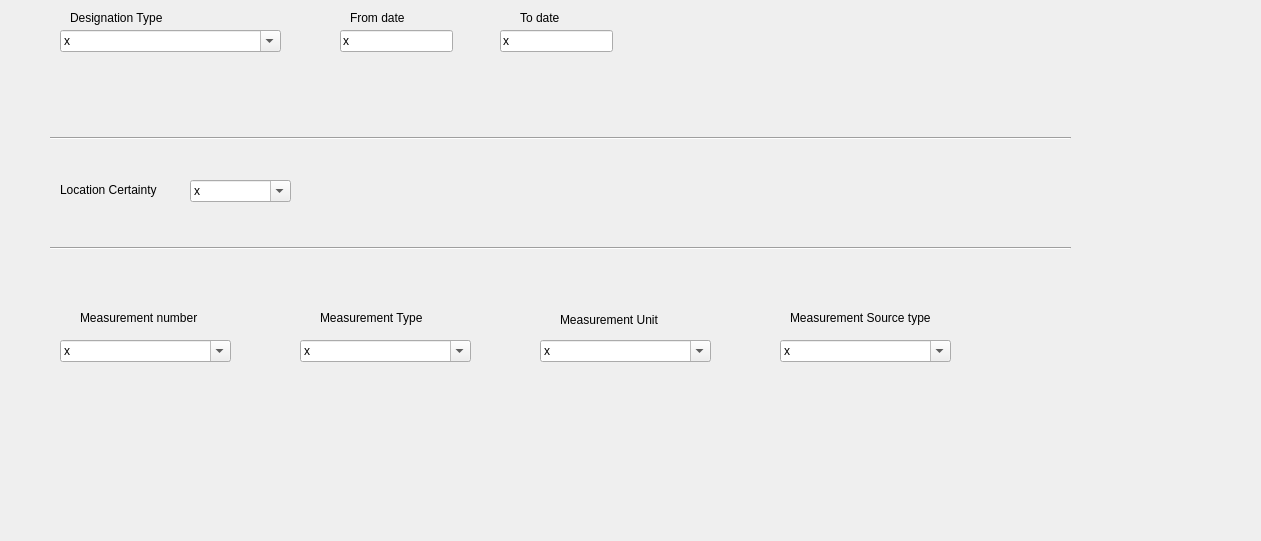
       <widget class="QWidget" name="page_4">
        <property name="geometry">
         <rect>
          <x>0</x>
          <y>0</y>
          <width>1261</width>
          <height>541</height>
         </rect>
        </property>
        <attribute name="label">
         <string>Designation Group - Geometry Group - Measurements Group</string>
        </attribute>
        <widget class="QComboBox" name="comboBox_designation">
         <property name="geometry">
          <rect>
           <x>60</x>
           <y>30</y>
           <width>221</width>
           <height>22</height>
          </rect>
         </property>
         <property name="editable">
          <bool>true</bool>
         </property>
         <item>
          <property name="text">
           <string>x</string>
          </property>
         </item>
         <item>
          <property name="text">
           <string>Managed Site</string>
          </property>
         </item>
         <item>
          <property name="text">
           <string>Enhanced Protection List of the Hague Convention</string>
          </property>
         </item>
         <item>
          <property name="text">
           <string>UNESCO World Heritage List</string>
          </property>
         </item>
         <item>
          <property name="text">
           <string>UNESCO World Heritage Tentative List</string>
          </property>
         </item>
         <item>
          <property name="text">
           <string>UNESCO World Heritage in Danger List</string>
          </property>
         </item>
         <item>
          <property name="text">
           <string>JADIS</string>
          </property>
         </item>
         <item>
          <property name="text">
           <string>MEGA-Jordan</string>
          </property>
         </item>
         <item>
          <property name="text">
           <string>Saudi Commission for Tourism and National Heritage (SCTH)</string>
          </property>
         </item>
         <item>
          <property name="text">
           <string>Carte Nationale des Sites Archéologiques et des Monuments Historiques (Tunisia)</string>
          </property>
         </item>
         <item>
          <property name="text">
           <string>Iran's National Heritage List</string>
          </property>
         </item>
         <item>
          <property name="text">
           <string>Other</string>
          </property>
         </item>
         <item>
          <property name="text">
           <string>PADIS</string>
          </property>
         </item>
        </widget>
        <widget class="QLineEdit" name="lineEdit_fromdate">
         <property name="geometry">
          <rect>
           <x>340</x>
           <y>30</y>
           <width>113</width>
           <height>22</height>
          </rect>
         </property>
         <property name="text">
          <string>x</string>
         </property>
         <property name="placeholderText">
          <string>Format Y-M-D</string>
         </property>
        </widget>
        <widget class="QLineEdit" name="lineEdit_todate">
         <property name="geometry">
          <rect>
           <x>500</x>
           <y>30</y>
           <width>113</width>
           <height>22</height>
          </rect>
         </property>
         <property name="text">
          <string>x</string>
         </property>
         <property name="placeholderText">
          <string>Format Y-M-D</string>
         </property>
        </widget>
        <widget class="QLabel" name="label_3">
         <property name="geometry">
          <rect>
           <x>70</x>
           <y>10</y>
           <width>191</width>
           <height>16</height>
          </rect>
         </property>
         <property name="text">
          <string>Designation Type</string>
         </property>
        </widget>
        <widget class="QLabel" name="label_4">
         <property name="geometry">
          <rect>
           <x>350</x>
           <y>10</y>
           <width>101</width>
           <height>16</height>
          </rect>
         </property>
         <property name="text">
          <string>From date</string>
         </property>
        </widget>
        <widget class="QLabel" name="label_5">
         <property name="geometry">
          <rect>
           <x>520</x>
           <y>10</y>
           <width>55</width>
           <height>16</height>
          </rect>
         </property>
         <property name="text">
          <string>To date</string>
         </property>
        </widget>
        <widget class="QLabel" name="label_7">
         <property name="geometry">
          <rect>
           <x>80</x>
           <y>310</y>
           <width>171</width>
           <height>16</height>
          </rect>
         </property>
         <property name="text">
          <string>Measurement number</string>
         </property>
        </widget>
        <widget class="QLabel" name="label_8">
         <property name="geometry">
          <rect>
           <x>790</x>
           <y>310</y>
           <width>261</width>
           <height>16</height>
          </rect>
         </property>
         <property name="text">
          <string>Measurement Source type</string>
         </property>
        </widget>
        <widget class="QLabel" name="label_9">
         <property name="geometry">
          <rect>
           <x>560</x>
           <y>310</y>
           <width>151</width>
           <height>20</height>
          </rect>
         </property>
         <property name="text">
          <string>Measurement Unit</string>
         </property>
        </widget>
        <widget class="QLabel" name="label_10">
         <property name="geometry">
          <rect>
           <x>320</x>
           <y>310</y>
           <width>151</width>
           <height>16</height>
          </rect>
         </property>
         <property name="text">
          <string>Measurement Type</string>
         </property>
        </widget>
        <widget class="Line" name="line_5">
         <property name="geometry">
          <rect>
           <x>50</x>
           <y>130</y>
           <width>1021</width>
           <height>16</height>
          </rect>
         </property>
         <property name="orientation">
          <enum>Qt::Horizontal</enum>
         </property>
        </widget>
        <widget class="QLabel" name="label_54">
         <property name="geometry">
          <rect>
           <x>60</x>
           <y>180</y>
           <width>121</width>
           <height>20</height>
          </rect>
         </property>
         <property name="sizePolicy">
          <sizepolicy hsizetype="Expanding" vsizetype="Preferred">
           <horstretch>0</horstretch>
           <verstretch>0</verstretch>
          </sizepolicy>
         </property>
         <property name="font">
          <font>
           <weight>50</weight>
           <bold>false</bold>
          </font>
         </property>
         <property name="text">
          <string>Location Certainty </string>
         </property>
        </widget>
        <widget class="QComboBox" name="comboBox_locationcertainties">
         <property name="geometry">
          <rect>
           <x>190</x>
           <y>180</y>
           <width>101</width>
           <height>22</height>
          </rect>
         </property>
         <property name="sizePolicy">
          <sizepolicy hsizetype="Expanding" vsizetype="Fixed">
           <horstretch>0</horstretch>
           <verstretch>0</verstretch>
          </sizepolicy>
         </property>
         <property name="editable">
          <bool>true</bool>
         </property>
         <item>
          <property name="text">
           <string>x</string>
          </property>
         </item>
         <item>
          <property name="text">
           <string>Negligible</string>
          </property>
         </item>
         <item>
          <property name="text">
           <string>Low</string>
          </property>
         </item>
         <item>
          <property name="text">
           <string>Medium</string>
          </property>
         </item>
         <item>
          <property name="text">
           <string>Hight</string>
          </property>
         </item>
         <item>
          <property name="text">
           <string>Definite</string>
          </property>
         </item>
        </widget>
        <widget class="Line" name="line_6">
         <property name="geometry">
          <rect>
           <x>50</x>
           <y>240</y>
           <width>1021</width>
           <height>16</height>
          </rect>
         </property>
         <property name="orientation">
          <enum>Qt::Horizontal</enum>
         </property>
        </widget>
        <widget class="QComboBox" name="comboBox_mn">
         <property name="geometry">
          <rect>
           <x>60</x>
           <y>340</y>
           <width>171</width>
           <height>22</height>
          </rect>
         </property>
         <property name="editable">
          <bool>true</bool>
         </property>
         <item>
          <property name="text">
           <string>x</string>
          </property>
         </item>
        </widget>
        <widget class="QComboBox" name="comboBox_mt">
         <property name="geometry">
          <rect>
           <x>300</x>
           <y>340</y>
           <width>171</width>
           <height>22</height>
          </rect>
         </property>
         <property name="editable">
          <bool>true</bool>
         </property>
         <item>
          <property name="text">
           <string>x</string>
          </property>
         </item>
         <item>
          <property name="text">
           <string>Area</string>
          </property>
         </item>
         <item>
          <property name="text">
           <string>Breadth/Width</string>
          </property>
         </item>
         <item>
          <property name="text">
           <string>Depth</string>
          </property>
         </item>
         <item>
          <property name="text">
           <string>Diameter</string>
          </property>
         </item>
         <item>
          <property name="text">
           <string>Height</string>
          </property>
         </item>
         <item>
          <property name="text">
           <string>Length</string>
          </property>
         </item>
         <item>
          <property name="text">
           <string>Uknow</string>
          </property>
         </item>
        </widget>
        <widget class="QComboBox" name="comboBox_mu">
         <property name="geometry">
          <rect>
           <x>540</x>
           <y>340</y>
           <width>171</width>
           <height>22</height>
          </rect>
         </property>
         <property name="editable">
          <bool>true</bool>
         </property>
         <item>
          <property name="text">
           <string>x</string>
          </property>
         </item>
         <item>
          <property name="text">
           <string>millimetres (mm)</string>
          </property>
         </item>
         <item>
          <property name="text">
           <string>centimetres (cm)</string>
          </property>
         </item>
         <item>
          <property name="text">
           <string>metres (m)</string>
          </property>
         </item>
         <item>
          <property name="text">
           <string>kilometres (km)</string>
          </property>
         </item>
         <item>
          <property name="text">
           <string>hectares (ha)</string>
          </property>
         </item>
         <item>
          <property name="text">
           <string>square metres (m2)</string>
          </property>
         </item>
         <item>
          <property name="text">
           <string>square kilometres (km2)</string>
          </property>
         </item>
         <item>
          <property name="text">
           <string>inches (in)</string>
          </property>
         </item>
         <item>
          <property name="text">
           <string>feet (ft)</string>
          </property>
         </item>
         <item>
          <property name="text">
           <string>yards (yd)</string>
          </property>
         </item>
         <item>
          <property name="text">
           <string>miles (mi)</string>
          </property>
         </item>
         <item>
          <property name="text">
           <string>acres (ac)</string>
          </property>
         </item>
         <item>
          <property name="text">
           <string>square feet (ft2)</string>
          </property>
         </item>
         <item>
          <property name="text">
           <string>square miles (mi2)</string>
          </property>
         </item>
         <item>
          <property name="text">
           <string>dunam</string>
          </property>
         </item>
        </widget>
        <widget class="QComboBox" name="comboBox_mst">
         <property name="geometry">
          <rect>
           <x>780</x>
           <y>340</y>
           <width>171</width>
           <height>22</height>
          </rect>
         </property>
         <property name="editable">
          <bool>true</bool>
         </property>
         <item>
          <property name="text">
           <string>x</string>
          </property>
         </item>
         <item>
          <property name="text">
           <string>Differential GPS (DGPS)</string>
          </property>
         </item>
         <item>
          <property name="text">
           <string>Estimated/Paced</string>
          </property>
         </item>
         <item>
          <property name="text">
           <string>Handheld GPS</string>
          </property>
         </item>
         <item>
          <property name="text">
           <string>Laser Rangefinder</string>
          </property>
         </item>
         <item>
          <property name="text">
           <string>Tape Measure/Surveyor's Wheel</string>
          </property>
         </item>
         <item>
          <property name="text">
           <string>Theodolite/Dumpy Level</string>
          </property>
         </item>
         <item>
          <property name="text">
           <string>Toal Station</string>
          </property>
         </item>
         <item>
          <property name="text">
           <string>Aerial Photograph (Processed)</string>
          </property>
         </item>
         <item>
          <property name="text">
           <string>Aerial Photograph (Unprocessed)</string>
          </property>
         </item>
         <item>
          <property name="text">
           <string>Satellite Imagery (Processed)</string>
          </property>
         </item>
         <item>
          <property name="text">
           <string>Satellite Imagery (Unprocessed)</string>
          </property>
         </item>
         <item>
          <property name="text">
           <string>Satellite Imagery (Virtual Globe/Map)</string>
          </property>
         </item>
         <item>
          <property name="text">
           <string>Unknow</string>
          </property>
         </item>
        </widget>
       </widget>
